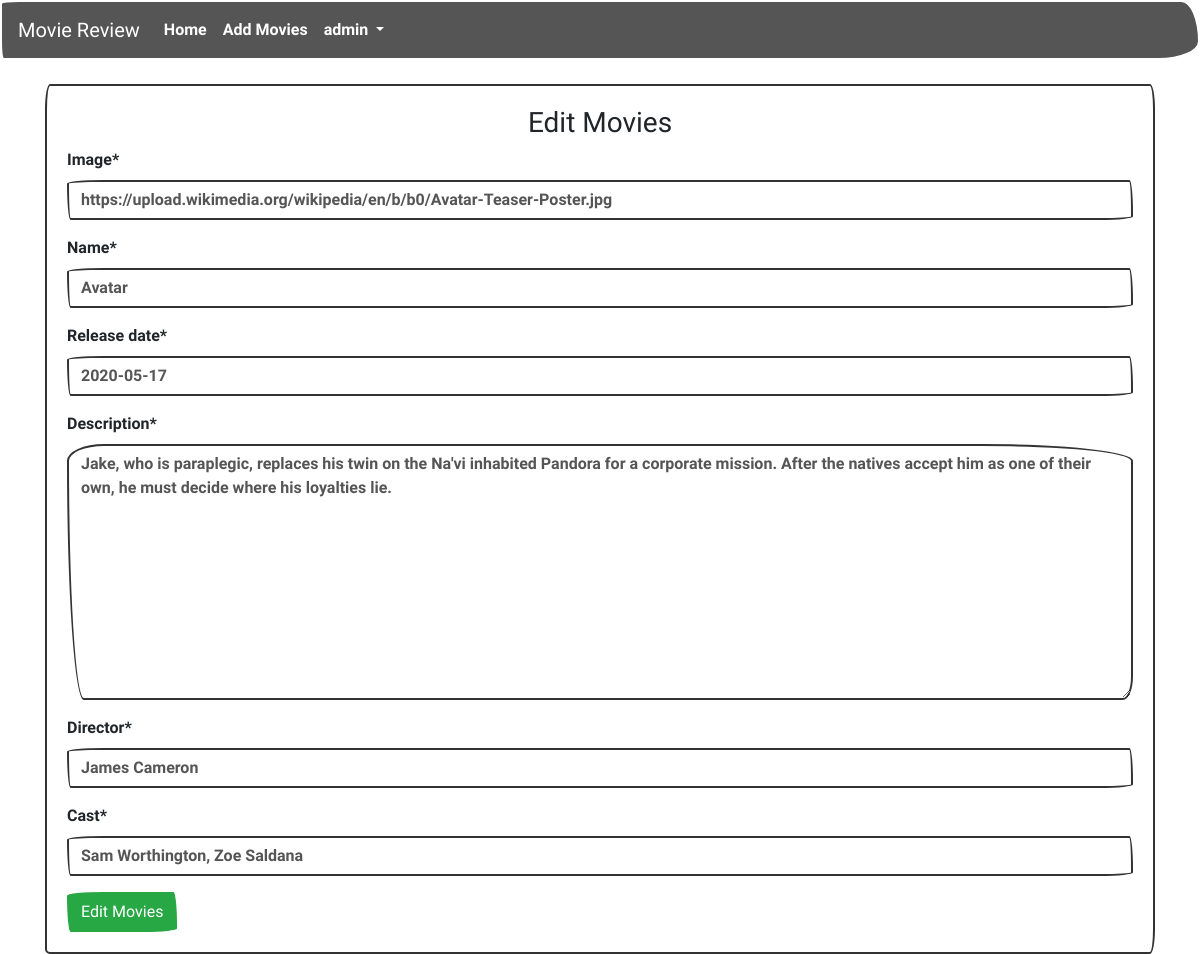
/editmovies/2/ (signed in), run on an earlier commit of the app's database.
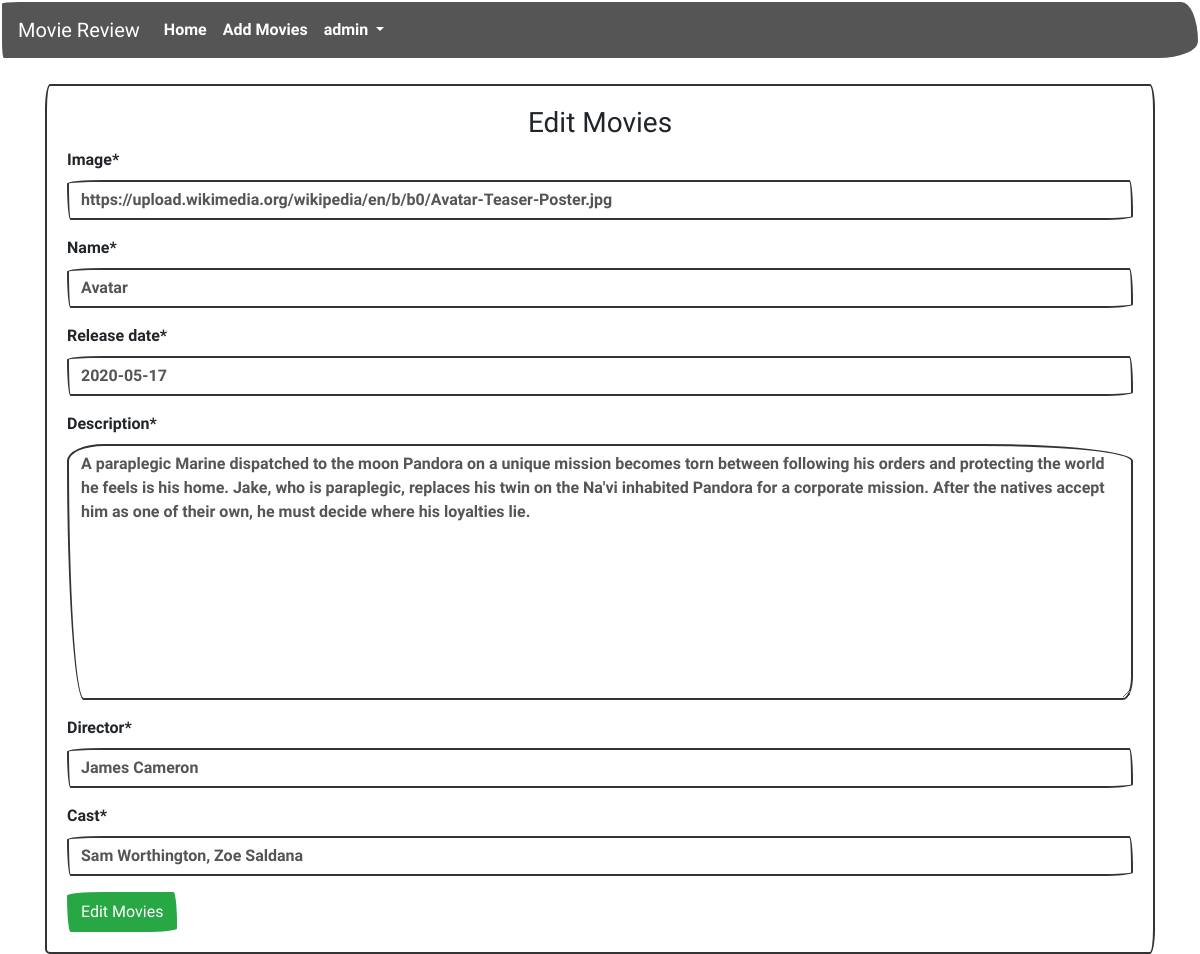
And on a later commit of the database.
### review/models.py (models this page shows, shortened)
class Movie(models.Model):
    name = models.CharField(max_length = 300)
    director = models.CharField(max_length=300)
    cast = models.CharField(max_length=500)
    description = models.TextField(max_length = 800)
    release_date = models.DateField()
    averageRating = models.FloatField(default = 0)
    image = models.URLField(default = None, null=True)

### review/views.py (the view)
# urls.py: path('editmovies/<int:id>/', views.edit_movies ,name="edit_movies"),
def edit_movies(request,id):
    if request.user.is_authenticated:
        if request.user.is_superuser:
            movie = Movie.objects.get(id=id)
            if request.method == "POST":
                form = MovieForm(request.POST or None, instance = movie)
                if form.is_valid():
                    data = form.save(commit=False)
                    data.save()
                    return redirect("review:detail", id)
            else:
                form = MovieForm(instance = movie)
            return render(request,'review/addmovies.html',{'form':form, "controller":"Edit Movies"})
        else:
            return redirect("review:home")
    return redirect("accounts:login")

### review/forms.py
class MovieForm(forms.ModelForm):
    class Meta:
        model = Movie
        fields = {'name', 'director', 'cast','description','release_date','image'}

### review/templates/review/addmovies.html (shortened to what this page needs)
{% extends 'review/base.html' %}
{% load crispy_forms_tags %}
{% block content %}
<div class="container">
    <br>
    <div class="card">
        <div class="card-body">
            <h3 class="text-center">{{ controller }}</h3>
            <form action="" method="POST">
                {{ form | crispy }}
                <input type="submit" value="{{controller}}" class="btn btn-success">
            </form>
        </div>
    </div>
</div>
{% endblock %}

What changed in the data, as far as the page shows it:
changed Movie "https://upload.wikimedia.org/wikipedia/en/b/b0/Avatar-Teaser-Poster.jpg": description "Jake, who is paraplegic,…" → "A paraplegic Marine dispatched to the moon Pandora on a unique mission becomes torn between following his orders and protecting the world he feels is his home. Jake, who is paraplegic,…"
